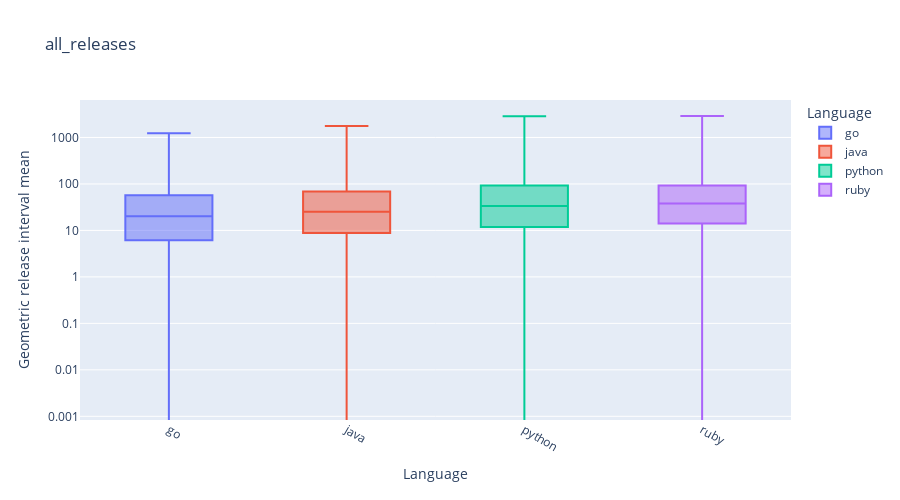
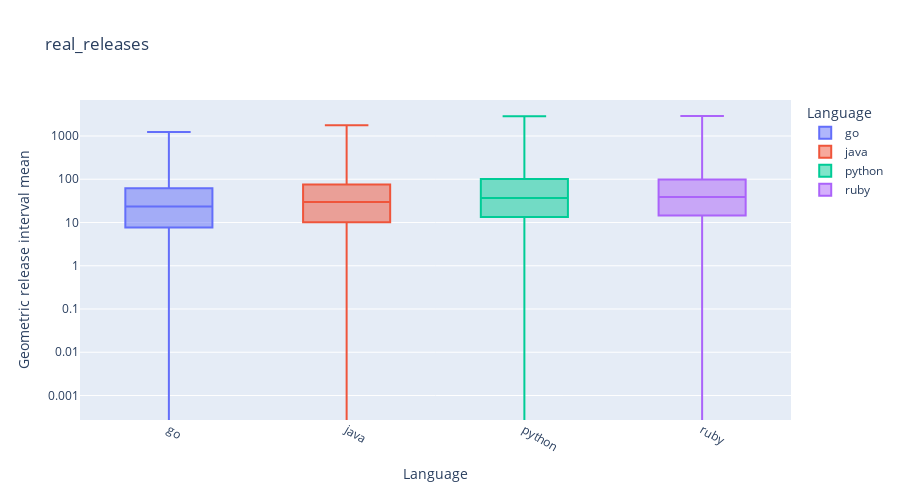
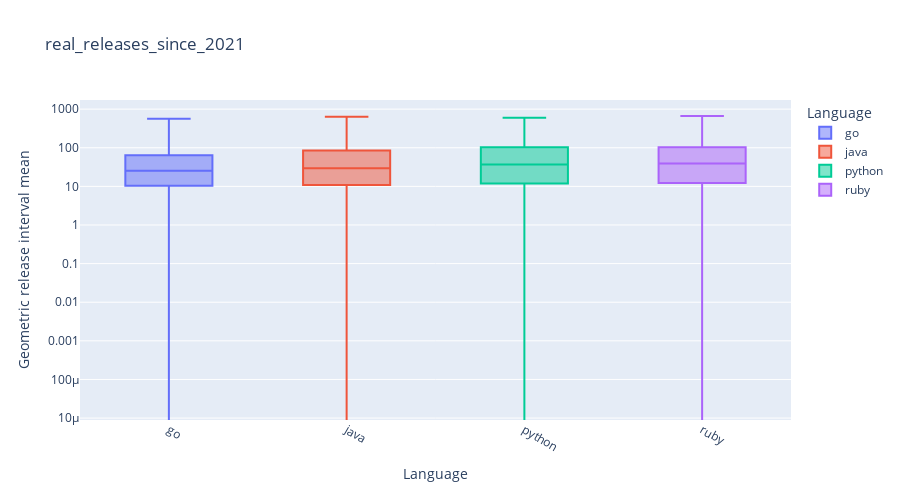
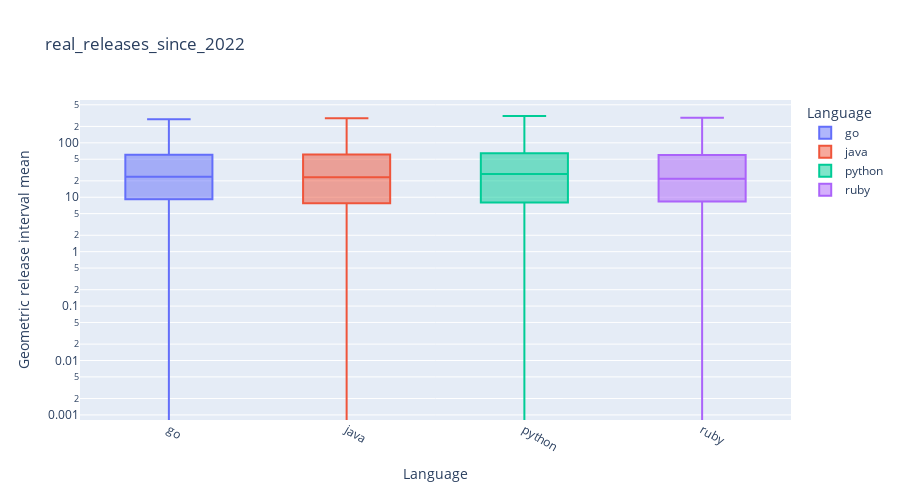

Source (notebook cell) for these figures, in order:
### Code cell
from plotly.express import box

def showBoxPlot(release_df, plot_title):
    fig = box(release_df, x="language", y="release_dates_diffs_gmean", color="language", title=plot_title,
          labels={"language": "Language", "release_dates_diffs_gmean": "Geometric release interval mean"}, height=500, log_y=True)
    fig.update_xaxes(tickangle=30).update_traces(boxpoints=False)
    fig.show()

showBoxPlot(all_releases, "all_releases")
showBoxPlot(real_releases, "real_releases")
showBoxPlot(real_releases_since_2021, "real_releases_since_2021")
showBoxPlot(real_releases_since_2022, "real_releases_since_2022")

### Figure 1 — Plotly figure (JSON) as saved in the notebook; plotly's stock layout.template omitted (floating-point values rounded to 4 significant figures; data arrays with more than 128 entries replaced by an {"elided": "..."} marker saying what was removed)
{"data": [{"alignmentgroup": "True", "boxpoints": false, "hovertemplate": "Language=%{x}<br>Geometric release interval mean=%{y}<extra></extra>", "legendgroup": "go", "marker": {"color": "#636efa"}, "name": "go", "notched": false, "offsetgroup": "go", "orientation": "v", "showlegend": true, "type": "box", "x": {"elided": "559 str values"}, "x0": " ", "xaxis": "x", "y": {"elided": "559 float values"}, "y0": " ", "yaxis": "y"}, {"alignmentgroup": "True", "boxpoints": false, "hovertemplate": "Language=%{x}<br>Geometric release interval mean=%{y}<extra></extra>", "legendgroup": "java", "marker": {"color": "#EF553B"}, "name": "java", "notched": false, "offsetgroup": "java", "orientation": "v", "showlegend": true, "type": "box", "x": {"elided": "1190 str values"}, "x0": " ", "xaxis": "x", "y": {"elided": "1190 float values"}, "y0": " ", "yaxis": "y"}, {"alignmentgroup": "True", "boxpoints": false, "hovertemplate": "Language=%{x}<br>Geometric release interval mean=%{y}<extra></extra>", "legendgroup": "python", "marker": {"color": "#00cc96"}, "name": "python", "notched": false, "offsetgroup": "python", "orientation": "v", "showlegend": true, "type": "box", "x": {"elided": "2085 str values"}, "x0": " ", "xaxis": "x", "y": {"elided": "2085 float values"}, "y0": " ", "yaxis": "y"}, {"alignmentgroup": "True", "boxpoints": false, "hovertemplate": "Language=%{x}<br>Geometric release interval mean=%{y}<extra></extra>", "legendgroup": "ruby", "marker": {"color": "#ab63fa"}, "name": "ruby", "notched": false, "offsetgroup": "ruby", "orientation": "v", "showlegend": true, "type": "box", "x": {"elided": "397 str values"}, "x0": " ", "xaxis": "x", "y": {"elided": "397 float values"}, "y0": " ", "yaxis": "y"}], "layout": {"boxmode": "overlay", "height": 500, "legend": {"title": {"text": "Language"}, "tracegroupgap": 0}, "title": {"text": "all_releases"}, "xaxis": {"anchor": "y", "categoryarray": ["go", "java", "python", "ruby"], "categoryorder": "array", "domain": [0, 1], "tickangle": 30, "title": {"text": "Language"}}, "yaxis": {"anchor": "x", "domain": [0, 1], "title": {"text": "Geometric release interval mean"}, "type": "log"}}}

### Figure 2 — Plotly figure (JSON) as saved in the notebook; plotly's stock layout.template omitted (floating-point values rounded to 4 significant figures; data arrays with more than 128 entries replaced by an {"elided": "..."} marker saying what was removed)
{"data": [{"alignmentgroup": "True", "boxpoints": false, "hovertemplate": "Language=%{x}<br>Geometric release interval mean=%{y}<extra></extra>", "legendgroup": "go", "marker": {"color": "#636efa"}, "name": "go", "notched": false, "offsetgroup": "go", "orientation": "v", "showlegend": true, "type": "box", "x": {"elided": "543 str values"}, "x0": " ", "xaxis": "x", "y": {"elided": "543 float values"}, "y0": " ", "yaxis": "y"}, {"alignmentgroup": "True", "boxpoints": false, "hovertemplate": "Language=%{x}<br>Geometric release interval mean=%{y}<extra></extra>", "legendgroup": "java", "marker": {"color": "#EF553B"}, "name": "java", "notched": false, "offsetgroup": "java", "orientation": "v", "showlegend": true, "type": "box", "x": {"elided": "1152 str values"}, "x0": " ", "xaxis": "x", "y": {"elided": "1152 float values"}, "y0": " ", "yaxis": "y"}, {"alignmentgroup": "True", "boxpoints": false, "hovertemplate": "Language=%{x}<br>Geometric release interval mean=%{y}<extra></extra>", "legendgroup": "python", "marker": {"color": "#00cc96"}, "name": "python", "notched": false, "offsetgroup": "python", "orientation": "v", "showlegend": true, "type": "box", "x": {"elided": "2012 str values"}, "x0": " ", "xaxis": "x", "y": {"elided": "2012 float values"}, "y0": " ", "yaxis": "y"}, {"alignmentgroup": "True", "boxpoints": false, "hovertemplate": "Language=%{x}<br>Geometric release interval mean=%{y}<extra></extra>", "legendgroup": "ruby", "marker": {"color": "#ab63fa"}, "name": "ruby", "notched": false, "offsetgroup": "ruby", "orientation": "v", "showlegend": true, "type": "box", "x": {"elided": "394 str values"}, "x0": " ", "xaxis": "x", "y": {"elided": "394 float values"}, "y0": " ", "yaxis": "y"}], "layout": {"boxmode": "overlay", "height": 500, "legend": {"title": {"text": "Language"}, "tracegroupgap": 0}, "title": {"text": "real_releases"}, "xaxis": {"anchor": "y", "categoryarray": ["go", "java", "python", "ruby"], "categoryorder": "array", "domain": [0, 1], "tickangle": 30, "title": {"text": "Language"}}, "yaxis": {"anchor": "x", "domain": [0, 1], "title": {"text": "Geometric release interval mean"}, "type": "log"}}}

### Figure 3 — Plotly figure (JSON) as saved in the notebook; plotly's stock layout.template omitted (floating-point values rounded to 4 significant figures; data arrays with more than 128 entries replaced by an {"elided": "..."} marker saying what was removed)
{"data": [{"alignmentgroup": "True", "boxpoints": false, "hovertemplate": "Language=%{x}<br>Geometric release interval mean=%{y}<extra></extra>", "legendgroup": "go", "marker": {"color": "#636efa"}, "name": "go", "notched": false, "offsetgroup": "go", "orientation": "v", "showlegend": true, "type": "box", "x": {"elided": "358 str values"}, "x0": " ", "xaxis": "x", "y": {"elided": "358 float values"}, "y0": " ", "yaxis": "y"}, {"alignmentgroup": "True", "boxpoints": false, "hovertemplate": "Language=%{x}<br>Geometric release interval mean=%{y}<extra></extra>", "legendgroup": "java", "marker": {"color": "#EF553B"}, "name": "java", "notched": false, "offsetgroup": "java", "orientation": "v", "showlegend": true, "type": "box", "x": {"elided": "617 str values"}, "x0": " ", "xaxis": "x", "y": {"elided": "617 float values"}, "y0": " ", "yaxis": "y"}, {"alignmentgroup": "True", "boxpoints": false, "hovertemplate": "Language=%{x}<br>Geometric release interval mean=%{y}<extra></extra>", "legendgroup": "python", "marker": {"color": "#00cc96"}, "name": "python", "notched": false, "offsetgroup": "python", "orientation": "v", "showlegend": true, "type": "box", "x": {"elided": "1203 str values"}, "x0": " ", "xaxis": "x", "y": {"elided": "1203 float values"}, "y0": " ", "yaxis": "y"}, {"alignmentgroup": "True", "boxpoints": false, "hovertemplate": "Language=%{x}<br>Geometric release interval mean=%{y}<extra></extra>", "legendgroup": "ruby", "marker": {"color": "#ab63fa"}, "name": "ruby", "notched": false, "offsetgroup": "ruby", "orientation": "v", "showlegend": true, "type": "box", "x": {"elided": "188 str values"}, "x0": " ", "xaxis": "x", "y": {"elided": "188 float values"}, "y0": " ", "yaxis": "y"}], "layout": {"boxmode": "overlay", "height": 500, "legend": {"title": {"text": "Language"}, "tracegroupgap": 0}, "title": {"text": "real_releases_since_2021"}, "xaxis": {"anchor": "y", "categoryarray": ["go", "java", "python", "ruby"], "categoryorder": "array", "domain": [0, 1], "tickangle": 30, "title": {"text": "Language"}}, "yaxis": {"anchor": "x", "domain": [0, 1], "title": {"text": "Geometric release interval mean"}, "type": "log"}}}

### Figure 4 — Plotly figure (JSON) as saved in the notebook; plotly's stock layout.template omitted (floating-point values rounded to 4 significant figures; data arrays with more than 128 entries replaced by an {"elided": "..."} marker saying what was removed)
{"data": [{"alignmentgroup": "True", "boxpoints": false, "hovertemplate": "Language=%{x}<br>Geometric release interval mean=%{y}<extra></extra>", "legendgroup": "go", "marker": {"color": "#636efa"}, "name": "go", "notched": false, "offsetgroup": "go", "orientation": "v", "showlegend": true, "type": "box", "x": {"elided": "243 str values"}, "x0": " ", "xaxis": "x", "y": {"elided": "243 float values"}, "y0": " ", "yaxis": "y"}, {"alignmentgroup": "True", "boxpoints": false, "hovertemplate": "Language=%{x}<br>Geometric release interval mean=%{y}<extra></extra>", "legendgroup": "java", "marker": {"color": "#EF553B"}, "name": "java", "notched": false, "offsetgroup": "java", "orientation": "v", "showlegend": true, "type": "box", "x": {"elided": "367 str values"}, "x0": " ", "xaxis": "x", "y": {"elided": "367 float values"}, "y0": " ", "yaxis": "y"}, {"alignmentgroup": "True", "boxpoints": false, "hovertemplate": "Language=%{x}<br>Geometric release interval mean=%{y}<extra></extra>", "legendgroup": "python", "marker": {"color": "#00cc96"}, "name": "python", "notched": false, "offsetgroup": "python", "orientation": "v", "showlegend": true, "type": "box", "x": {"elided": "749 str values"}, "x0": " ", "xaxis": "x", "y": {"elided": "749 float values"}, "y0": " ", "yaxis": "y"}, {"alignmentgroup": "True", "boxpoints": false, "hovertemplate": "Language=%{x}<br>Geometric release interval mean=%{y}<extra></extra>", "legendgroup": "ruby", "marker": {"color": "#ab63fa"}, "name": "ruby", "notched": false, "offsetgroup": "ruby", "orientation": "v", "showlegend": true, "type": "box", "x": ["ruby", "ruby", "ruby", "ruby", "ruby", "ruby", "ruby", "ruby", "ruby", "ruby", "ruby", "ruby", "ruby", "ruby", "ruby", "ruby", "ruby", "ruby", "ruby", "ruby", "ruby", "ruby", "ruby", "ruby", "ruby", "ruby", "ruby", "ruby", "ruby", "ruby", "ruby", "ruby", "ruby", "ruby", "ruby", "ruby", "ruby", "ruby", "ruby", "ruby", "ruby", "ruby", "ruby", "ruby", "ruby", "ruby", "ruby", "ruby", "ruby", "ruby", "ruby", "ruby", "ruby", "ruby", "ruby", "ruby", "ruby", "ruby", "ruby", "ruby", "ruby", "ruby", "ruby", "ruby", "ruby", "ruby", "ruby", "ruby", "ruby", "ruby", "ruby", "ruby", "ruby", "ruby", "ruby", "ruby", "ruby", "ruby", "ruby", "ruby", "ruby", "ruby", "ruby", "ruby", "ruby", "ruby", "ruby", "ruby", "ruby", "ruby", "ruby", "ruby", "ruby", "ruby", "ruby", "ruby", "ruby", "ruby", "ruby", "ruby", "ruby", "ruby", "ruby", "ruby", "ruby", "ruby", "ruby", "ruby", "ruby", "ruby", "ruby", "ruby"], "x0": " ", "xaxis": "x", "y": [72.21, 25.09, 126.9, 1.309, 34.93, 87.04, 21.05, 15.93, 30.51, 8.107, 22.29, 12.14, 7.054, 2.742, 0.4753, 0.9339, 65.15, 288.1, 5.431, 62.06, 29.34, 30.43, 14.93, 6.711, 3.047, 20.08, 19.0, 8.736, 250.9, 6.972, 4.089, 5.384, 26.55, 1.427, 11.42, 9.278, 63.91, 23.16, 37.31, 41.14, 237.9, 63.91, 19.46, 101.7, 0.9253, 252.8, 143.9, 9.659, 32.16, 3.757, 0, 71.94, 40.95, 63.47, 10.76, 3.317, 13.81, 119.2, 53.18, 34.09, 52.13, 87.9, 31.35, 117.9, 0.2204, 150.0, 11.06, 7.521, 219.9, 14.55, 38.72, 133.1, 47.87, 94.78, 5.964, 51.07, 15.29, 7.335, 11.36, 5.667, 0.5996, 25.92, 3.709, 21.45, 183.1, 57.6, 9.278, 51.13, 246.8, 16.15, 38.17, 12.58, 47.21, 4.749, 8.629, 22.23, 2.065, 224.2, 19.29, 143.0, 10.94, 49.87, 1.766, 10.38, 204.1, 14.17, 0.005958, 21.59, 9.793, 165.0, 25.03, 23.07], "y0": " ", "yaxis": "y"}], "layout": {"boxmode": "overlay", "height": 500, "legend": {"title": {"text": "Language"}, "tracegroupgap": 0}, "title": {"text": "real_releases_since_2022"}, "xaxis": {"anchor": "y", "categoryarray": ["go", "java", "python", "ruby"], "categoryorder": "array", "domain": [0, 1], "tickangle": 30, "title": {"text": "Language"}}, "yaxis": {"anchor": "x", "domain": [0, 1], "title": {"text": "Geometric release interval mean"}, "type": "log"}}}
